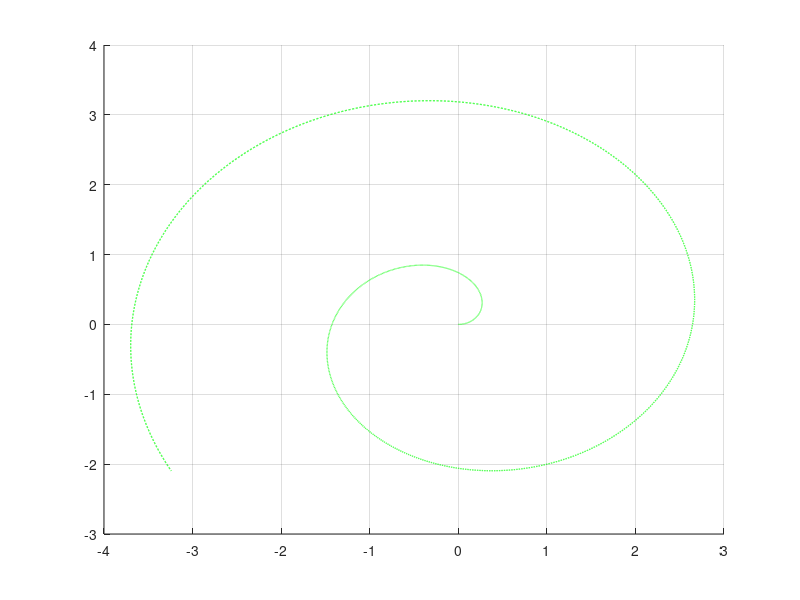

The MATLAB source for this figure: (Note: this script raises an error after producing the figure.)
%% Comparison script: 
% load all .mat files from every simulation in here after checking that Q,
% R, dt, IC, and other parameters are the same 
% compare SNAC to, PID, LQR, MPC, AC
% plot: tracking across each controller
        % Cost across every controller
        % controls across every controller

% TO DO:
    % add MPC tracking performance
    % add include run time, training, time, ... etc in the .mat files for all

clear; clc; close all;
dt = 0.004;
%% load SNAC STUFF
% position training time 21.8675 seconds w/ 1000 samples and 5000 iter
% attitude training time 55.1765 seconds w/ 1000 samples and 10000 iterations
% trajectory 1 is the one with the correct ICs
load("SNAC_compare_workspace.mat")
snac_results = SNAC_results;
SNAC_IC1_traj = snac_results.X; % IC is 5, 5, 0 use this IC for all cost comparisons
SNAC_error = snac_results.error;
SNAC_in_cost = SNAC_results.inscost;
SNAC_c_cost = SNAC_results.cumcost;
SNAC_in_cost_total = sum(SNAC_in_cost,1);
SNAC_c_cost_total = sum(SNAC_c_cost, 1);
SNAC_control = snac_results.U;
refxyz = snac_results.r_initial;
SNAC_tracking_error = (SNAC_error(1,:).^2 + SNAC_error(2,:).^2 + SNAC_error(3,:).^2).^0.5;
SNAC_tracking_error_sum = dt*sum(SNAC_tracking_error,2);
SNAC_time = SNAC_results.simtime;
t_f = 50;
N = t_f/dt;
T = 0:dt:t_f-dt;

%% load PID STUFFAC
load("PID_compare_workspace.mat")
pid_traj = PID_results.X; % IC is 5, 5, 0 use this IC for all cost comparisons
PID_error = PID_results.error;
PID_error = -PID_error;
PID_tracking_error = (PID_error(1,:).^2 + PID_error(2,:).^2 + PID_error(3,:).^2).^0.5;
PID_tracking_error_sum = dt*sum(PID_tracking_error,2);
PID_in_cost = PID_results.inscost;
PID_c_cost = PID_results.cumcost;
PID_in_cost_total = sum(PID_in_cost,1);
PID_c_cost_total = sum(PID_c_cost, 1);
PID_control = PID_results.U;
PID_time = PID_results.simtime;

%% load LQR stuff
load("lqr_compare_workspace.mat")
lqr_traj = lqr_results.X; % IC is 5, 5, 0 use this IC for all cost comparisons
lqr_error = lqr_results.error;
lqr_tracking_error = (lqr_error(1,:).^2 + lqr_error(2,:).^2 + lqr_error(3,:).^2).^0.5;
lqr_tracking_error_sum = dt*sum(lqr_tracking_error,2);
lqr_in_cost = lqr_results.inscost;
lqr_c_cost = lqr_results.cumcost;
lqr_in_cost_total = sum(lqr_in_cost,1);
lqr_c_cost_total = sum(lqr_c_cost, 1);
lqr_control = lqr_results.U;
lqr_time = lqr_results.simtime;

%% load AC stuff
% position training time 42.065000 seconds w/ 1000 samples and 5000 iterations
% attitude training time 551.948500 seconds w/ 1000 samples and 10000 iterations
load("AC_compare_workspace.mat")
AC_traj = AC_results.X; % IC is 5, 5, 0 use this IC for all cost comparisons
AC_error = AC_results.error;
AC_tracking_error = (AC_error(1,:).^2 + AC_error(2,:).^2 + AC_error(3,:).^2).^0.5;
AC_tracking_error_sum = dt*sum(AC_tracking_error,2);
AC_in_cost = AC_results.inscost;
AC_c_cost = AC_results.cumcost;
AC_in_cost_total = sum(AC_in_cost,1);
AC_c_cost_total = sum(AC_c_cost, 1);
AC_control = AC_results.U;
AC_time = AC_results.simtime;

%% load MPC stuff
load("MPC_compare_workspace.mat")
MPC_traj = MPC_results.X; % IC is 5, 5, 0 use this IC for all cost comparisons
MPC_error = MPC_results.error;
MPC_tracking_error = (MPC_error(1,:).^2 + MPC_error(2,:).^2 + MPC_error(3,:).^2).^0.5;
MPC_tracking_error_sum = dt*sum(MPC_tracking_error,2);
MPC_in_cost = MPC_results.inscost;
MPC_c_cost = MPC_results.cumcost;
MPC_in_cost_total = sum(MPC_in_cost,1);
MPC_c_cost_total = sum(MPC_c_cost, 1);
MPC_control = MPC_results.U;
MPC_time = MPC_results.simtime;

%% display stuff
disp("Results of 50 Seconds of simulation on the same trajectory")
disp("======= SNAC Results ======")
disp("Position controller training time: 21.8675 seconds w/ 1000 samples and 5000 iterations")
disp("Attitude controller training time: 55.1765 seconds w/ 1000 samples and 10000 iterations")
fprintf("SNAC simulation time: %.4f\n", SNAC_time);
fprintf("SNAC total tracking error: %.4f\n", SNAC_tracking_error_sum);
fprintf("SNAC tracking cost: %.4f\n", SNAC_c_cost_total(end) - SNAC_c_cost_total(2))
fprintf("SNAC max pitch angle: %.4f\n", rad2deg(max(abs(SNAC_IC1_traj(7,:)))))
fprintf("SNAC max pitch roll: %.4f\n", rad2deg(max(abs(SNAC_IC1_traj(8,:)))))
fprintf("SNAC max pitch yaw: %.4f\n", rad2deg(max(abs(SNAC_IC1_traj(9,:)))))
disp("======= AC Results ======")
disp("Position controller training time: 42.065 seconds w/ 1000 samples and 5000 iterations")
disp("Attitude controller training time: 551.948500 seconds w/ 1000 samples and 10000 iterations")
fprintf("AC simulation time: %.4f\n", AC_time);
fprintf("AC total tracking error: %.4f\n", AC_tracking_error_sum);
fprintf("AC tracking cost: %.4f\n", AC_c_cost_total(end)- AC_c_cost_total(2));
fprintf("AC max pitch angle: %.4f\n", rad2deg(max(abs(AC_traj(7,:)))))
fprintf("AC max pitch roll: %.4f\n", rad2deg(max(abs(AC_traj(8,:)))))
fprintf("AC max pitch yaw: %.4f\n", rad2deg(max(abs(AC_traj(9,:)))))
disp("======= LQR Results ======")
fprintf("LQR simulation time: %.4f\n", lqr_time);
fprintf("LQR total tracking error: %.4f\n", lqr_tracking_error_sum);
fprintf("LQR tracking cost: %.4f\n", lqr_c_cost_total(end)- lqr_c_cost_total(2));
fprintf("LQR max pitch angle: %.4f\n", rad2deg(max(abs(lqr_traj(7,:)))))
fprintf("LQR max pitch roll: %.4f\n", rad2deg(max(abs(lqr_traj(8,:)))))
fprintf("LQR max pitch yaw: %.4f\n", rad2deg(max(abs(lqr_traj(9,:)))))
disp("======= MPC Results ======")
fprintf("MPC simulation time: %.4f\n", MPC_time);
fprintf("MPC total tracking error: %.4f\n", MPC_tracking_error_sum);
fprintf("MPC tracking cost: %.4f\n", MPC_c_cost_total(end)- MPC_c_cost_total(2));
fprintf("MPC max pitch angle: %.4f\n", rad2deg(max(abs(MPC_traj(7,:)))))
fprintf("MPC max pitch roll: %.4f\n", rad2deg(max(abs(MPC_traj(8,:)))))
fprintf("MPC max pitch yaw: %.4f\n", rad2deg(max(abs(MPC_traj(9,:)))))
disp("======= PID Results ======")
fprintf("PID simulation time: %.4f\n", PID_time);
fprintf("PID total tracking error: %.4f\n", PID_tracking_error_sum);
fprintf("PID tracking cost: %.4f\n", PID_c_cost_total(end) - PID_c_cost_total(2));
fprintf("PID max pitch angle: %.4f\n", rad2deg(max(abs(pid_traj(7,:)))))
fprintf("PID max pitch roll: %.4f\n", rad2deg(max(abs(pid_traj(8,:)))))
fprintf("PID max pitch yaw: %.4f\n", rad2deg(max(abs(pid_traj(9,:)))))

figure;
grid on
hold on
% Reference
plot3(refxyz(1,:), refxyz(2,:), -refxyz(3,:), '--', 'Color', [0 1 0], 'Linewidth', .9)

% SNAC
plot3(SNAC_IC1_traj(1,:), SNAC_IC1_traj(2,:), -SNAC_IC1_traj(3,:), 'r', 'Marker', 'x', 'LineWidth', 0.9, ...
    'MarkerIndices', 1:1000:length(pid_traj(1,:)), 'MarkerSize', 5)

% AC
plot3(AC_traj(1,:), AC_traj(2,:), -AC_traj(3,:), '--', ...
    'Color', [0 0 1], 'Marker', 's', 'LineWidth', 0.9, ...
    'MarkerIndices', 1:1100:length(AC_traj(1,:)), 'MarkerSize', 5)

% LQR
plot3(lqr_traj(1,:), lqr_traj(2,:), -lqr_traj(3,:), 'k', 'LineWidth', 0.9, 'Marker', 'v', 'LineWidth', 0.9, ...
    'MarkerIndices', 1:1200:length(AC_traj(1,:)), 'MarkerSize', 5)

% MPC
plot3(MPC_traj(1,1:10:end), MPC_traj(2,1:10:end), -MPC_traj(3,1:10:end), '-.', ...
    'Color', [1 0 1], 'Marker', 'o', 'LineWidth', 0.9, ...
    'MarkerIndices', 1:200:length(MPC_traj(1,:)), 'MarkerSize', 5)

% PID
plot3(pid_traj(1,:), pid_traj(2,:), -pid_traj(3,:), '-', ...
    'Color', [0 0.6 0], 'Marker', '*', 'LineWidth', 0.9, ...
    'MarkerIndices', 1:1500:length(pid_traj(1,:)), 'MarkerSize', 5)

xlabel('$x$ (m)', 'Interpreter', 'latex')
ylabel('$y$ (m)', 'Interpreter', 'latex')
zlabel('$z$ (m)', 'Interpreter', 'latex')
legend(["$r(t)$", "SNAC", "AC", "LQR", "MPC", "PID"], 'Interpreter', 'latex');

%% Tracking Error
figure;
hold on;

% SNAC
plot(T(1:end-1), SNAC_tracking_error(1,1:N-1), 'r', 'Marker', 'x', 'LineWidth', 0.9, ...
    'MarkerIndices', 1:1000:length(pid_traj(1,:)), 'MarkerSize', 5);

% AC
plot(T(1:end-1), AC_tracking_error(1,1:N-1), '--', ...
    'Color', [0 0 1], 'Marker', 's', 'LineWidth', 0.9, ...
    'MarkerIndices', 1:1100:length(AC_traj(1,:)), 'MarkerSize', 5);

% LQR
plot(T(1:end-1), lqr_tracking_error(1,1:N-1), 'k', 'LineWidth', 0.9, 'Marker', 'v', 'LineWidth', 0.9, ...
    'MarkerIndices', 1:1200:length(AC_traj(1,:)), 'MarkerSize', 5);

% MPC
plot(T(1:10:end-1), MPC_tracking_error(1,1:10:N-1), '-.', ...
    'Color', [1 0 1], 'Marker', 'o', 'LineWidth', 0.9, ...
    'MarkerIndices', 1:200:length(MPC_traj(1,:)), 'MarkerSize', 5);

% PID
plot(T(1:end-1), PID_tracking_error(1,1:N-1), '-', ...
    'Color', [0 0.6 0], 'Marker', '*', 'LineWidth', 0.9, ...
    'MarkerIndices', 1:1500:length(pid_traj(1,:)), 'MarkerSize', 5);

set(gca,'linewidth',1);
set(gca,'GridLineStyle',':')
set(gca,'GridAlpha',0.7)
set(gca,'GridColor',[0 0 0])
xlabel('Time (s)', 'Interpreter', 'latex');
ylabel('Tracking Error (m)', 'Interpreter', 'latex');
ylim([0 5])
legend("SNAC", "AC", "LQR", "MPC", "PID", 'Interpreter', 'latex');
grid on;


%% plot cost
figure;
hold on;
plot(T(1:end-1), SNAC_in_cost_total(1,1:N-1), 'LineWidth', 1.5);
plot(T(1:end-1), AC_in_cost_total(1,1:N-1), 'LineWidth', 1.5);
plot(T(1:end-1),lqr_in_cost_total(1,1:N-1), 'LineWidth', 1.5);
plot(T(1:end-1),MPC_in_cost_total(1,1:N-1), 'LineWidth', 1.5);
xlabel('Time (s)');
ylabel('Instantaneous Cost');
% ylim([0 4e5])
title('Total Instantaneous Cost Over Time');
legend("SNAC Control","AC Control","LQR Control","MPC Control")
grid on;

figure;
hold on;
plot(T(1:end-1), SNAC_c_cost_total(1,1:N-1), 'LineWidth', 1.5);
plot(T(1:end-1), AC_c_cost_total(1,1:N-1), 'LineWidth', 1.5);
plot(T(1:end-1),lqr_c_cost_total(1,1:N-1), 'LineWidth', 1.5);
plot(T(1:end-1),MPC_c_cost_total(1,1:N-1), 'LineWidth', 1.5);
xlabel('Time (s)');
ylabel('Cumulative Cost');
title('Cumulative Cost Over Time');
legend("SNAC Control","AC Control","LQR Control","MPC Control")
grid on;
